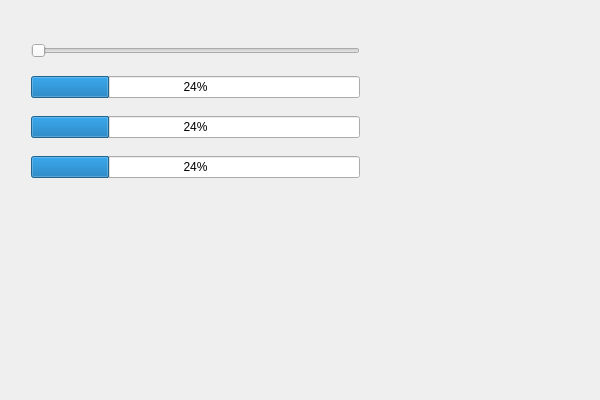
<?xml version="1.0" encoding="UTF-8"?>
<ui version="4.0">
 <class>Class4Class</class>
 <widget class="QMainWindow" name="Class4Class">
  <property name="geometry">
   <rect>
    <x>0</x>
    <y>0</y>
    <width>600</width>
    <height>400</height>
   </rect>
  </property>
  <property name="windowTitle">
   <string>Class4</string>
  </property>
  <widget class="QWidget" name="centralWidget">
   <widget class="QWidget" name="layoutWidget">
    <property name="geometry">
     <rect>
      <x>20</x>
      <y>20</y>
      <width>351</width>
      <height>181</height>
     </rect>
    </property>
    <layout class="QVBoxLayout" name="verticalLayout">
     <item>
      <widget class="QSlider" name="horizontalSlider">
       <property name="orientation">
        <enum>Qt::Horizontal</enum>
       </property>
      </widget>
     </item>
     <item>
      <widget class="QProgressBar" name="progressBar">
       <property name="value">
        <number>24</number>
       </property>
      </widget>
     </item>
     <item>
      <widget class="QProgressBar" name="progressBar_2">
       <property name="value">
        <number>24</number>
       </property>
      </widget>
     </item>
     <item>
      <widget class="QProgressBar" name="progressBar_3">
       <property name="value">
        <number>24</number>
       </property>
      </widget>
     </item>
    </layout>
   </widget>
  </widget>
  <widget class="QMenuBar" name="menuBar">
   <property name="geometry">
    <rect>
     <x>0</x>
     <y>0</y>
     <width>600</width>
     <height>23</height>
    </rect>
   </property>
  </widget>
 </widget>
 <layoutdefault spacing="6" margin="11"/>
 <resources>
  <include location="class4.qrc"/>
 </resources>
 <connections/>
</ui>
